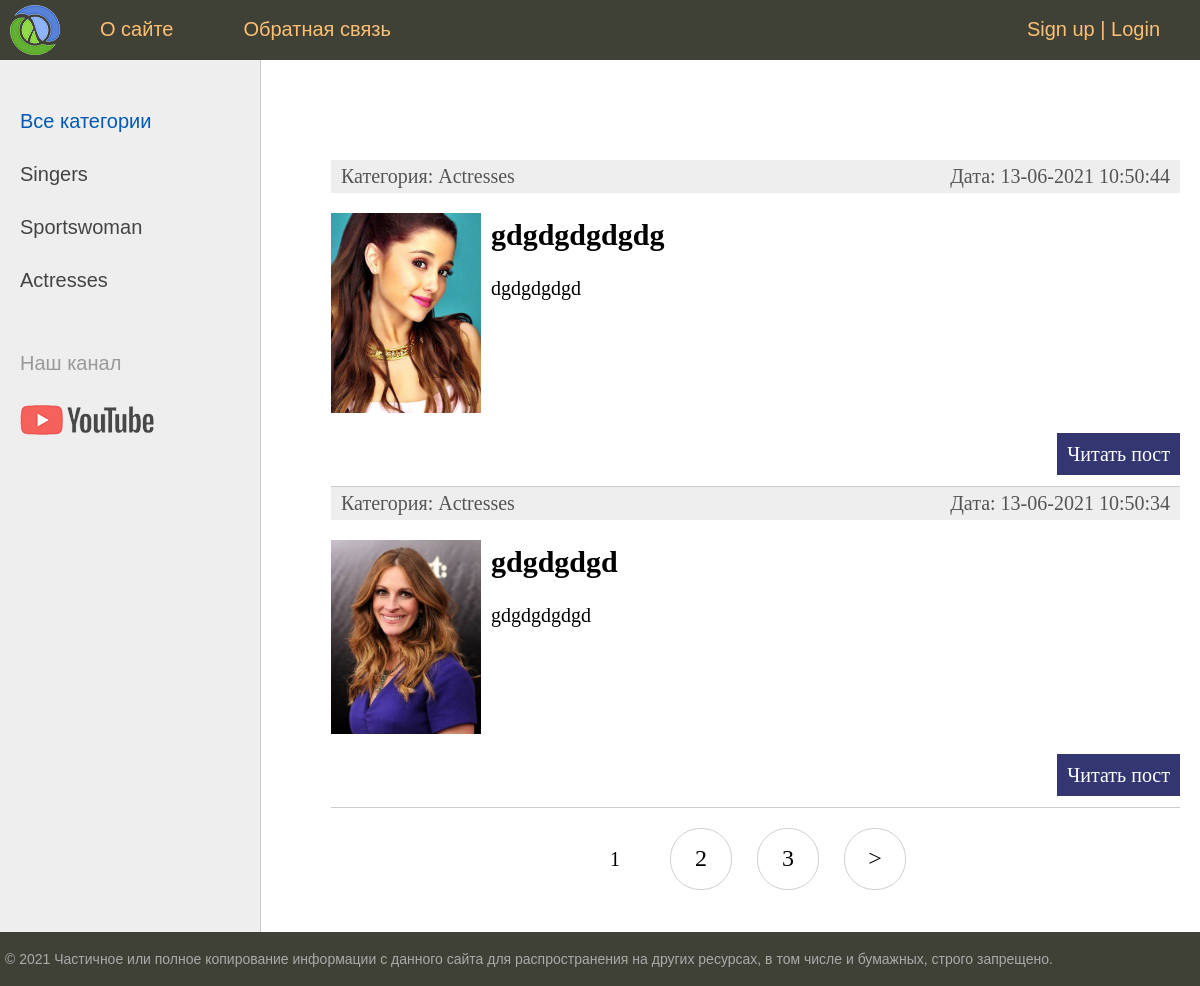
The page / on the database its author committed.
### women/models.py (models this page shows, shortened)
class Category(models.Model):
    name = models.CharField(max_length=100, db_index=True, verbose_name='Категория')
    slug = models.SlugField(max_length=255, unique=True, db_index=True, verbose_name="URL")
    def __str__(self):
        return self.name
    def get_absolute_url(self):
        return reverse('category', kwargs={'cat_slug': self.slug})
    class Meta:
        verbose_name = 'Категорию'
        verbose_name_plural = 'Категории'
        ordering = ['-id']

class Women(models.Model):
    title = models.CharField(max_length=255, verbose_name="Заголовок")
    slug = models.SlugField(max_length=255, unique=True, db_index=True, verbose_name="URL")
    content = models.TextField(blank=True, verbose_name="Текст статьи")
    photo = models.ImageField(upload_to="photos/%Y/%m/%d/", verbose_name="Фото")
    time_create = models.DateTimeField(auto_now_add=True, verbose_name="Время создания")
    time_update = models.DateTimeField(auto_now=True, verbose_name="Время изменения")
    is_published = models.BooleanField(default=True, verbose_name="Публикация")
    cat = models.ForeignKey('Category', on_delete=models.PROTECT, verbose_name="Категории")
    def get_absolute_url(self):
        return reverse('post', kwargs={'post_slug': self.slug})
    class Meta:
        verbose_name = 'Известные женщины'
        verbose_name_plural = 'Известные женщины'
        ordering = ['-time_create', 'title']

### women/views.py (the view)
# urls.py: path('', WomenHome.as_view(), name='home'),
class WomenHome(DataMixin, ListView):
    model = Women
    template_name = 'women/index.html'
    context_object_name = 'posts'
    def get_context_data(self, *, object_list=None, **kwargs):
        context = super().get_context_data(**kwargs)
        c_def = self.get_user_context(title='Main page')
        return dict(list(context.items()) + list(c_def.items()))
    def get_queryset(self):
        return Women.objects.filter(is_published=True).select_related('cat')  # prefetch_related ( ManyToMany)

### women/utils.py (called while the page is built)
    def get_user_context(self, **kwargs):
        context = kwargs
        cats = cache.get('cats')
        if not cats:
            cats = Category.objects.annotate(Count('women'))
            cache.set('cats', cats, 60)
        user_menu = menu.copy()
        if not self.request.user.is_authenticated:
            user_menu.pop(1)
        context['menu'] = user_menu
        context['cats'] = cats
        if 'cat_selected' not in context:
            context['cat_selected'] = 0
        return context

### women/templates/women/index.html (shortened to what this page needs)
{% extends 'women/base.html' %}
{% block content %}
<ul class="list-articles">
	{% for p in posts %}
			<li><div class="article-panel">
	<p class="first">Категория: {{p.cat}}</p>
	<p class="last">Дата: {{p.time_update|date:"d-m-Y H:i:s"}}</p>
</div>
{% if p.photo %}
	<p><img class="img-article-left thumb" src="{{p.photo.url}}"></p>
{% endif %}
				<h2>{{p.title}}</h2>
	{% autoescape on %}
	{{p.content|linebreaks|truncatewords:50}}
	{% endautoescape %}
			<p class="link-read-post"><a href="{{ p.get_absolute_url }}">Читать пост</a></p>
			</li>
	{% endfor %}
</ul>
{% endblock %}

### women/templates/women/base.html (shortened to what this page needs)
{% load static %}
{% load women_tags %}
<!DOCTYPE html>
<html>
<head>
	<link type="text/css" href="{% static 'women/css/styles.css' %}" rel="stylesheet" />
</head>
<body>
<table class="table-page" border=0 cellpadding="0" cellspacing="0">
<tr><td valign=top>
{% block mainmenu %}
		<div class="header">
			<ul id="mainmenu" class="mainmenu">
			<li class="logo"><a href="{% url 'home' %}"><div class="logo"></div></a></li>
{% for m in menu %}
			<li><a href="{% url m.url_name %}">{{m.title}}</a></li>
{% endfor %}
			{% if request.user.is_authenticated %}
			<li class="last">{{ user.username }} | <a href="{% url 'logout' %}">Exit</a></li>
			{% else %}
			<li class="last"><a href="{% url 'register' %}">Sign up</a> | <a href="{% url 'login' %}">Login</a></li>
			{% endif %}
			</ul>
		</div>
{% endblock mainmenu %}
<table class="table-content" border=0 cellpadding="0" cellspacing="0">
<tr>
	<td valign="top" class="left-chapters">
	<ul id="leftchapters">
{% if cat_selected == 0 %}
		<li class="selected">Все категории</li>
{% else %}
		<li><a href="{% url 'home' %}">Все категории</a></li>
{% endif %}
{% for c in cats %}
{% if c.women__count > 0 %}
	{% if c.pk == cat_selected %}
		<li class="selected">{{c.name}}</li>
	{% else %}
		<li><a href="{{ c.get_absolute_url }}">{{c.name}}</a></li>
	{% endif %}
{% endif %}
{% endfor %}
		<li class="share">
		<p>Наш канал</p>
		<a class="share-yt" href="https://www.youtube.com/channel/UClJzWfGWuGJL2t-3dYKcHTA/playlists" target="_blank" rel="nofollow"></a>
		</li>
	</ul>
</td>
<td valign="top" class="content">
	<div class="content-text">
{% block content %}
{% endblock %}
{% if page_obj.has_other_pages %}
<nav class="list-pages">
    <ul>
        {% for p in paginator.page_range %}
		{% if page_obj.number == p %}
		<li class="page-num page-num-selected">{{ p }}</li>
		{% elif  p >= page_obj.number|add:-2 and p <= page_obj.number|add:2 %}
        <li class="page-num">
            <a href="?page={{ p }}">{{ p }}</a>
        </li>
		{% endif %}
        {% endfor %}
{% if page_obj.has_next %}
<li class="page-num">
	<a href="?page={{ page_obj.next_page_number }}">&gt;</a>
</li>
{% endif %}
    </ul>
</nav>
{% endif %}
	</div>
</td></tr></table>
</td></tr>
<tr><td valign=top>
	<div id="footer">
		<p>&copy; 2021 Частичное или полное копирование информации с данного сайта для распространения на других ресурсах, в том числе и бумажных, строго запрещено.</p>
	</div>
</td></tr></table>
</body>
</html>

### women/static/women/css/styles.css (style rules this page uses)
html, body { font-family: 'Arial'; margin: 0; padding: 0; height: 100%; width: 100%; color: #444; }
a { color: #0059b2; text-decoration: none; }
img { max-width: 600px; height: auto; }
img.img-article-left { max-width: 300px; height: auto; float: left; padding: 0 10px 10px 0; }
img.img-article-left.thumb { max-width: 150px; height: auto; }
p.link-read-post { text-align: right; }
p.link-read-post a { padding: 10px; min-width: 100px; background: #333671; color: #fff; text-decoration: none; }
div.article-panel { background: #eee; padding: 5px 10px 5px 10px; box-sizing border-box; overflow: hidden; color: #555; }
div.article-panel p.first { margin: 0; float: left; }
div.article-panel p.last { margin: 0; float: right; }
ul.list-articles { list-style: none; margin: 0; padding: 0; }
ul.list-articles li { border-bottom: 1px solid #ccc; }
.table-page { width: 100%; height: 100%; vertical-align: top; }
.table-page tr { height: 100%; }
.header { background: #3F4137; height: 60px; }
.logo { background: url('../images/logo.png') no-repeat 10px 5px; width: 70px; height: 60px; }
ul.mainmenu { list-style: none; margin: 0; padding: 0; height: 60px; color: #fdc073; font-size: 20px; overflow: hidden; }
ul.mainmenu li { float: left; margin: 18px 40px 0 30px; }
ul.mainmenu li.logo { margin: 0; }
ul.mainmenu li.last { float: right; }
ul.mainmenu li a { color: #fdc073; text-decoration: none; }
.table-content { width: 100%; min-height: 100%; height: 100%; }
.left-chapters { margin: 0; background: #eee; border-right: 1px solid #ccc; min-height: 100%; }
.left-chapters ul { width: 230px; min-height: 100%; margin: 0; padding: 20px 10px 10px 20px; list-style: none; font-size: 20px; }
.left-chapters ul li { margin: 30px 0 0 0; color: #999; }
.left-chapters ul li.selected { color: #0059b2; }
.left-chapters ul li a { color: #444; text-decoration: none; }
.left-chapters ul li.share { margin: 60px 0 0 0; }
.left-chapters ul li.share p { margin: 30px 0 30px 0; }
.left-chapters ul li.share a { display: inline-block; width: 40px; height: 40px; margin: 0 20px 0 0; }
.left-chapters ul li.share a.share-yt { width: 100%; height: 30px; background: url('../images/share_yt.png') no-repeat 0 0 }
.content { padding: 40px 20px 20px 40px; width: 100%; box-sizing: border-box; }
.content-text { margin: 60px 0 0 30px; color: #000; font-size: 20px; font-family: Yandex Sans Display Light; }
#footer { box-sizing: border-box; background: #3F4137; padding: 5px; color: #aaa; font-size: 14px; font-family: Verdana, Geneva, Arial, Helvetica; text-align: left; overflow: hidden; }
.list-pages { text-align: center; margin: 0 0 20px 0; }
.list-pages ul { margin: 20px 0 0 0; padding: 0; list-style: none; }
.list-pages ul li { display: inline-block; margin: 0 20px 0 0; }
.list-pages a { color: #000; font-size: 24px; text-decoration: none; }
.list-pages .page-num, .page-num-selected { display: inline-block; width: 60px; height: 44px; padding: 16px 0 0 0; border: 1px solid #d0d0d0; border-radius: 30px; }
.list-pages .page-num-selected { border: none; color: #000; font-size: 20px; }

### rows shown on the page
Category: name "Singers"
Category: name "Sportswoman"
Category: name "Аctresses"
Women: cat "Аctresses", time_update "13-06-2021 10:50:44", photo (picture), title "gdgdgdgdgdg", content "dgdgdgdgd"
Women: cat "Аctresses", time_update "13-06-2021 10:50:34", photo (picture), title "gdgdgdgd", content "gdgdgdgdgd"

### other values the page prints
{{ m.title }} "О сайте" "Обратная связь"
{{ p }} "1"
{{ p }} "2" "3"
